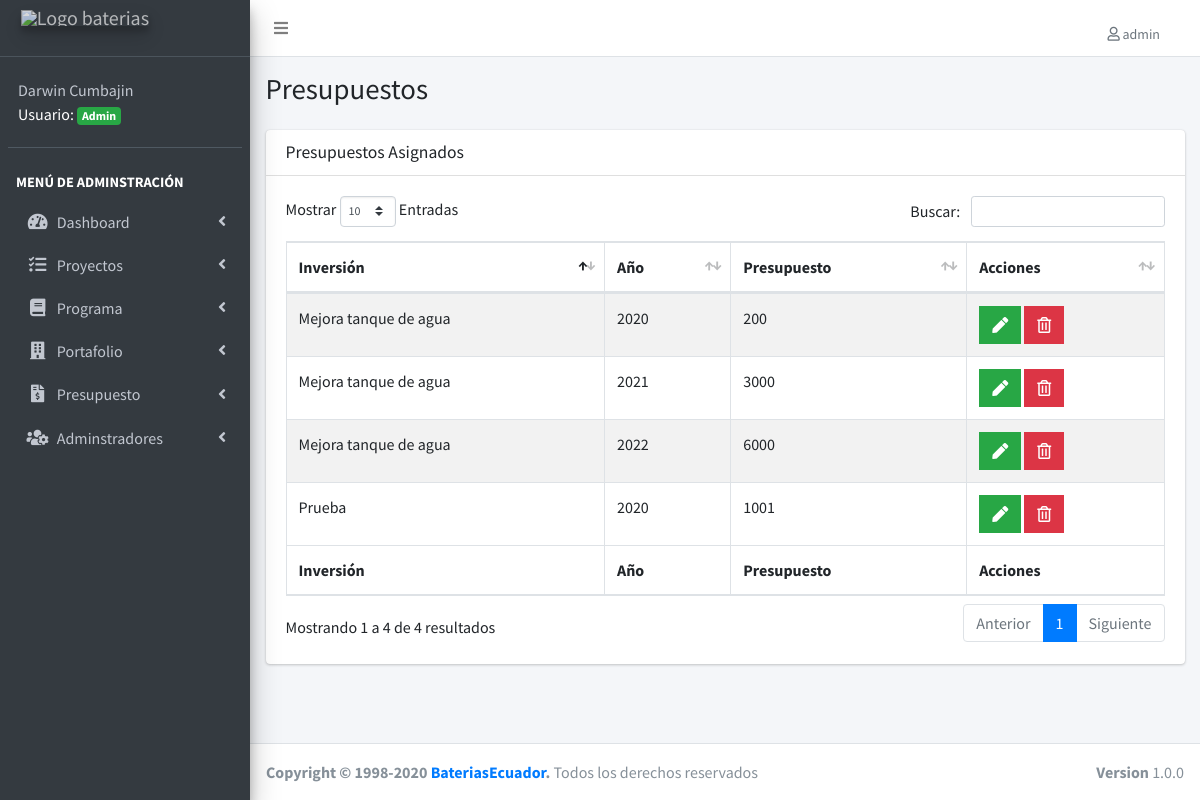
The app's page /lista-cuenta.php (signed in), older data.
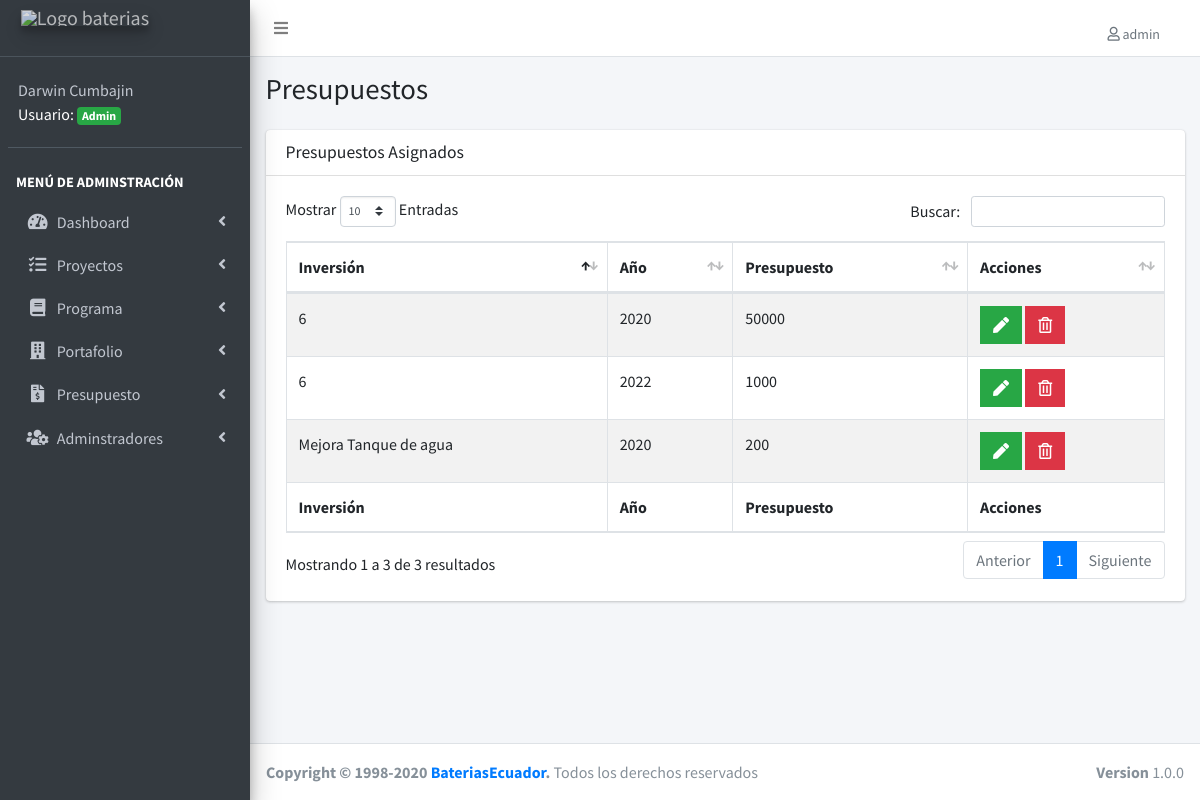
The same page, newer data.
### tables this page shows
CREATE TABLE IF NOT EXISTS `proyectos` (
  `proyecto_id` int(11) NOT NULL AUTO_INCREMENT,
  `detalle` varchar(255) NOT NULL,
  `objetivo_estrategico` varchar(100) NOT NULL,
  `presupuesto_inicial` double NOT NULL,
  `estado_neural` varchar(50) NOT NULL,
  `url_video` varchar(255) DEFAULT NULL,
  `portafolio_id` int(11) NOT NULL DEFAULT '0',
  `programa_id` int(11) NOT NULL,
  `estado_id` int(11) NOT NULL,
  `editado` datetime DEFAULT NULL,
  PRIMARY KEY (`proyecto_id`),
  UNIQUE KEY `detalle` (`detalle`),
  KEY `FK_proyectos_portafolios` (`portafolio_id`),
  KEY `FK_proyectos_programas` (`programa_id`),
  KEY `FK_proyectos_estados` (`estado_id`),
  CONSTRAINT `FK_proyectos_estados` FOREIGN KEY (`estado_id`) REFERENCES `estados` (`estado_id`),
  CONSTRAINT `FK_proyectos_portafolios` FOREIGN KEY (`portafolio_id`) REFERENCES `portafolios` (`portafolio_id`),
  CONSTRAINT `FK_proyectos_programas` FOREIGN KEY (`programa_id`) REFERENCES `programas` (`programa_id`)
);

CREATE TABLE IF NOT EXISTS `registros` (
  `registros_id` int(11) NOT NULL AUTO_INCREMENT,
  `presupuesto` double(22,0) NOT NULL,
  `anio` date NOT NULL,
  `editado` datetime DEFAULT NULL,
  PRIMARY KEY (`registros_id`)
);

### lista-cuenta.php (the view, shortened to what this page needs)
<?php
include_once('funciones/funciones.php');
include_once('templates/header.php');
include_once('templates/barra.php');
include_once('templates/navegacion.php');
?>
<div class="content-wrapper">
  <section class="content-header">
    <div class="container-fluid">
      <div class="row mb-2">
        <div class="col-sm-6">
          <h1>Presupuestos</h1>
        </div>
      </div>
    </div>
  </section>
  <section class="content">
    <div class="container-fluid">
      <div class="row">
        <div class="col-12">
          <div class="card">
            <div class="card-header">
              <h3 class="card-title">Presupuestos Asignados</h3>
            </div>
            <div class="card-body">
              <table id="registros" class="table table-bordered table-striped">
                <thead>
                  <tr>
                    <th>Inversión</th>
                    <th>Año</th>
                    <th>Presupuesto</th>
                    <th>Acciones</th>
                  </tr>
                </thead>
                <tbody>
                  <?php
                  try {
                    $sql = " SELECT proyectos.proyecto_id, registros.registros_id, proyectos.detalle, presupuesto, anio  FROM cuentas ";
                    $sql .= " INNER JOIN registros ON registros.registros_id = cuentas.registros_id ";
                    $sql .= " INNER JOIN proyectos ON proyectos.proyecto_id = cuentas.proyecto_id ";
                    $sql .= " WHERE cuentas.proyecto_id = proyectos.proyecto_id ";
                    $resultado = $conn->query($sql);
                  } catch (Exception $e) {
                    $error = $e->getMessage();
                    echo $error;
                  }
                  while ($cuenta = $resultado->fetch_assoc()) {
                  ?>
                    <tr>
                      <td>
                        <?php echo $cuenta['detalle']; ?></td>
                      <td>
                        <?php
                        $fechaComoEntero = strtotime($cuenta['anio']);
                        $anio = date("Y", $fechaComoEntero);
                        echo $anio;
                        ?>
                      </td>
                      <td><?php echo $cuenta['presupuesto']; ?></td>
                      <td>
                        <?php if ($_SESSION['nivel'] == 1) : ?>
                          <a href="editar-cuenta.php?id=<?php echo $cuenta['registros_id'] ; ?>" class="btn bg-success btn-flat margin">
                            <i class="fas fa-pen"></i>
                          </a>
                          <a href="#" data-id="<?php echo $cuenta['registros_id']; ?>" data-tipo="cuenta" class="btn bg-danger btn-flat margin borrar_registro">
                            <i class="far fa-trash-alt"></i>
                          </a>
                        <?php endif; ?>
                      </td>
                    </tr>
                  <?php } ?>
                </tbody>
                <tfoot>
                  <tr>
                    <th>Inversión</th>
                    <th>Año</th>
                    <th>Presupuesto</th>
                    <th>Acciones</th>
                  </tr>
                </tfoot>
              </table>
            </div>
          </div>
        </div>
      </div>
    </div>
  </section>
</div>
<?php
include_once('templates/footer.php');
?>

### templates/header.php (shortened to what this page needs)
<!DOCTYPE html>
<html>
<head>
  <link rel="stylesheet" href="css/all.min.css">
  <link rel="stylesheet" href="https://code.ionicframework.com/ionicons/2.0.1/css/ionicons.min.css">
  <link rel="stylesheet" href="css/daterangepicker.css">
  <link rel="stylesheet" href="css/icheck-bootstrap.min.css">
  <link rel="stylesheet" href="css/tempusdominus-bootstrap-4.min.css">
  <link rel="stylesheet" href="css/select2.min.css">
  <link rel="stylesheet" href="css/select2-bootstrap4.min.css">
  <link rel="stylesheet" href="css/bootstrap-duallistbox.min.css">
  <link rel="stylesheet" href="css/adminlte.min.css">
  <link rel="stylesheet" href="css/dataTables.bootstrap4.min.css">
  <link rel="stylesheet" href="css/responsive.bootstrap4.min.css">
  <link rel="stylesheet" href="css/admin.css">
  <link rel="stylesheet" href="css/fontawesome-iconpicker.min.css">
</head>

### templates/barra.php (shortened to what this page needs)
<body class="hold-transition sidebar-mini">
  <div class="wrapper">
    <nav class="main-header navbar navbar-expand navbar-white navbar-light">
      <ul class="navbar-nav">
        <li class="nav-item">
          <a class="nav-link" data-widget="pushmenu" href="#" role="button"><i class="fas fa-bars"></i></a>
        </li>
      </ul>
      <ul class="navbar-nav ml-auto">
        <li class="nav-item dropdown">
          <a class="nav-link" data-toggle="dropdown" href="#">
            <span class="dropdown-item dropdown-header"> <i class="far fa-user"></i> <?php echo $_SESSION['usuario'];?></span>
          </a>
        </li>
      </ul>
    </nav>

### templates/navegacion.php (shortened to what this page needs)
<aside class="main-sidebar sidebar-dark-primary elevation-4">
  <a href="login.php?cerrar_sesion=true" class="brand-link">
    <img src="img/logo-baterias.png" alt="Logo baterias" class="brand-image elevation-3" style="opacity: .8" >
    <br>
  </a>
  <div class="sidebar">
    <div class="user-panel mt-3 pb-3 mb-3 d-flex">
      <div class="info" style="color: white;">
        <a href="#" class="d-block"><?php echo $_SESSION['nombre']; ?></a>
        <?php
        if ($_SESSION['nivel'] == 1) {
          echo 'Usuario: <span class="badge badge-success">Admin</span>';
        } else {
          echo 'Usuario: <span class="badge badge-primary">User</span>';
        }
        ?>
      </div>
    </div>
    <nav class="mt-2">
      <ul class="nav nav-pills nav-sidebar flex-column" data-widget="treeview" role="menu" data-accordion="false">
        <li class="nav-header">Menú de adminstración</li>
        <li class="nav-item has-treeview">
          <a href="#" class="nav-link">
            <i class="nav-icon fas fa-tachometer-alt"></i>
            <p>
              Dashboard
              <i class="right fas fa-angle-left"></i>
            </p>
          </a>
        </li>
        <li class="nav-item has-treeview">
          <a href="#" class="nav-link">
            <i class="nav-icon fas fa-tasks"></i>
            <p>
              Proyectos
              <i class="fas fa-angle-left right"></i>
            </p>
          </a>
        </li>
        <li class="nav-item has-treeview">
          <a href="#" class="nav-link">
            <i class="nav-icon fas fa-book"></i>
            <p>
              Programa
              <i class="fas fa-angle-left right"></i>
            </p>
          </a>
        </li>
        <li class="nav-item has-treeview">
          <a href="#" class="nav-link">
            <i class=" nav-icon fas fa-building"></i>
            <p>
              Portafolio
              <i class="fas fa-angle-left right"></i>
            </p>
          </a>
        </li>
        <li class="nav-item has-treeview">
          <a href="#" class="nav-link">
            <i class=" nav-icon fas fa-file-invoice-dollar"></i>
            <p>
              Presupuesto
              <i class="fas fa-angle-left right"></i>
            </p>
          </a>
        </li>
        <?php if ($_SESSION['nivel'] == 1) : ?>
          <li class="nav-item has-treeview">
            <a href="#" class="nav-link">
              <i class="nav-icon fas fa-users-cog"></i>
              <p>
                Adminstradores
                <i class="fas fa-angle-left right"></i>
              </p>
            </a>
          </li>
        <?php endif; ?>
      </ul>
    </nav>
  </div>
</aside>

### templates/footer.php (shortened to what this page needs)
<footer class="main-footer">
    <div class="float-right d-none d-sm-block">
        <b>Version</b> 1.0.0
    </div>
    <strong>Copyright &copy; 1998-2020 <a href="">Baterias<span>Ecuador</span></a>.</strong> Todos los derechos reservados
</footer>
</div>
</body>
</html>

### css/admin.css (style rules this page uses)
.nav-sidebar>.nav-header, .sidebar-form { text-transform: uppercase; color: white; font-weight: bold; }

Row changes from the older to the newer data that the page shows:
removed proyectos: detalle "Mejora tanque de agua", registros.anio "2020", registros.presupuesto "200", registros.anio "2021", registros.presupuesto "3000", registros.anio "2022", registros.presupuesto "6000"
removed proyectos: detalle "Prueba", registros.anio "2020", registros.presupuesto "1001"
added proyectos: detalle "Mejora Tanque de agua", registros.anio "2020", registros.presupuesto "200"
added proyectos: detalle "6", registros.anio "2020", registros.presupuesto "50000", registros.anio "2022", registros.presupuesto "1000"
Text that changed along with them:
text written by a page script: "Mostrar Entradas Buscar: Mostrando 1 a 4 de 4 resultados Anterior 1 Siguiente" → "Mostrar Entradas Buscar: Mostrando 1 a 3 de 3 resultados Anterior 1 Siguiente"
